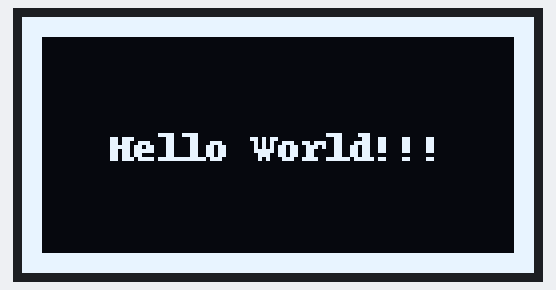
Recording of a program running on a simulated Raspberry Pi (BCM pin numbers). On the bench: 128×64 one-colour display. At 0.1 s the program stops and its outputs stay as they are.

Above: at 0.2 s.

The program:

ssd1306_demo.py
```python
"""
This demo will fill the screen with white, draw a black box on top
and then print Hello World! in the center of the display

This example is for use on (Linux) computers that are using CPython with
Adafruit Blinka to support CircuitPython libraries. CircuitPython does
not support PIL/pillow (python imaging library)!
"""

import board
import digitalio
from PIL import Image, ImageDraw, ImageFont
import adafruit_ssd1306

# Define the Reset Pin
oled_reset = digitalio.DigitalInOut(board.D24) # Physical 18th.

# Change these to the right size for your display!
WIDTH = 128
HEIGHT = 64  # Change to 64 if needed
BORDER = 5

# Use for I2C.
#i2c = board.I2C()
#oled = adafruit_ssd1306.SSD1306_I2C(WIDTH, HEIGHT, i2c, addr=0x3C, reset=oled_reset)

# Use for SPI
spi = board.SPI()
oled_cs = digitalio.DigitalInOut(board.D8) # Physical 24th. (CE0)
oled_dc = digitalio.DigitalInOut(board.D23) # Physical 16th.
oled = adafruit_ssd1306.SSD1306_SPI(WIDTH, HEIGHT, spi, oled_dc, oled_reset, oled_cs)

# Clear display.
oled.fill(0)
oled.show()

# Create blank image for drawing.
# Make sure to create image with mode '1' for 1-bit color.
image = Image.new("1", (oled.width, oled.height))

# Get drawing object to draw on image.
draw = ImageDraw.Draw(image)

# Draw a white background
draw.rectangle((0, 0, oled.width, oled.height), outline=255, fill=255)

# Draw a smaller inner rectangle
draw.rectangle(
    (BORDER, BORDER, oled.width - BORDER - 1, oled.height - BORDER - 1),
    outline=0,
    fill=0,
)

# Load default font.
font = ImageFont.load_default()

# Draw Some Text
text = "Hello World!!!"
(font_width, font_height) = font.getsize(text)
draw.text(
    (oled.width // 2 - font_width // 2, oled.height // 2 - font_height // 2),
    text,
    font=font,
    fill=255,
)

# Display image
oled.image(image)
oled.show()
```
